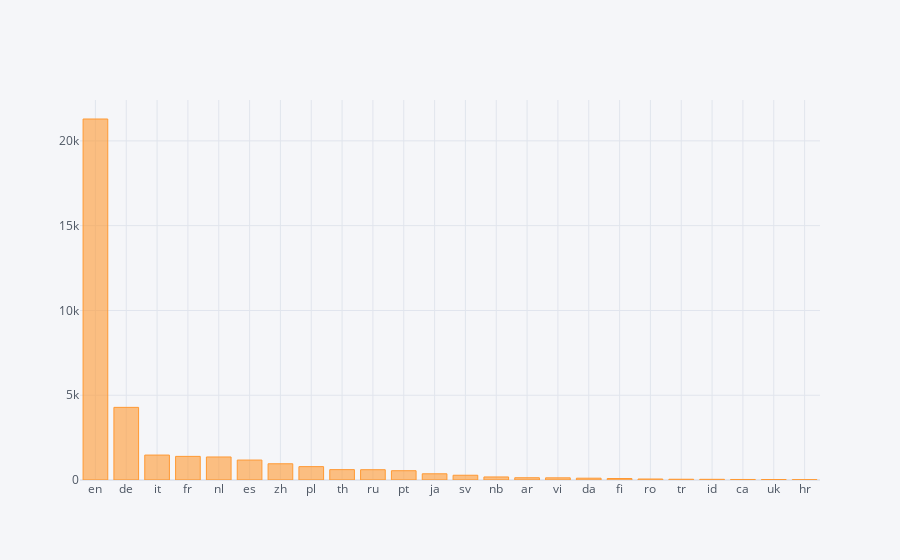

Notebook source saved alongside this figure:
### Code cell
filtered.groupby(by=["language"])['id'].count().sort_values(ascending=False).iplot(kind='bar')

### Figure 1 — Plotly figure (JSON) as saved in the notebook; plotly's stock layout.template omitted (floating-point values rounded to 4 significant figures)
{"data": [{"marker": {"color": "rgba(255, 153, 51, 0.6)", "line": {"color": "rgba(255, 153, 51, 1.0)", "width": 1}}, "name": "id", "orientation": "v", "text": "", "type": "bar", "x": ["en", "de", "it", "fr", "nl", "es", "zh", "pl", "th", "ru", "pt", "ja", "sv", "nb", "ar", "vi", "da", "fi", "ro", "tr", "id", "ca", "uk", "hr"], "y": [21290, 4284, 1470, 1393, 1358, 1176, 957, 788, 611, 607, 548, 366, 281, 179, 133, 128, 106, 88, 59, 45, 40, 31, 29, 20]}], "layout": {"legend": {"bgcolor": "#F5F6F9", "font": {"color": "#4D5663"}}, "paper_bgcolor": "#F5F6F9", "plot_bgcolor": "#F5F6F9", "title": {"font": {"color": "#4D5663"}}, "xaxis": {"gridcolor": "#E1E5ED", "showgrid": true, "tickfont": {"color": "#4D5663"}, "title": {"font": {"color": "#4D5663"}, "text": ""}, "zerolinecolor": "#E1E5ED"}, "yaxis": {"gridcolor": "#E1E5ED", "showgrid": true, "tickfont": {"color": "#4D5663"}, "title": {"font": {"color": "#4D5663"}, "text": ""}, "zerolinecolor": "#E1E5ED"}}}
